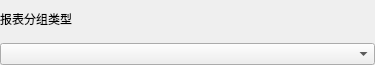
<?xml version="1.0" encoding="UTF-8"?>
<ui version="4.0">
 <class>w_rpt_report_frame_dishsalerank</class>
 <widget class="QWidget" name="w_rpt_report_frame_dishsalerank">
  <property name="geometry">
   <rect>
    <x>0</x>
    <y>0</y>
    <width>375</width>
    <height>65</height>
   </rect>
  </property>
  <property name="windowTitle">
   <string>Form</string>
  </property>
  <layout class="QVBoxLayout" name="verticalLayout">
   <property name="leftMargin">
    <number>0</number>
   </property>
   <property name="topMargin">
    <number>0</number>
   </property>
   <property name="rightMargin">
    <number>0</number>
   </property>
   <property name="bottomMargin">
    <number>0</number>
   </property>
   <item>
    <widget class="QLabel" name="label_group">
     <property name="text">
      <string>报表分组类型</string>
     </property>
    </widget>
   </item>
   <item>
    <widget class="QComboBox" name="comboBox_group"/>
   </item>
  </layout>
 </widget>
 <resources/>
 <connections/>
</ui>
